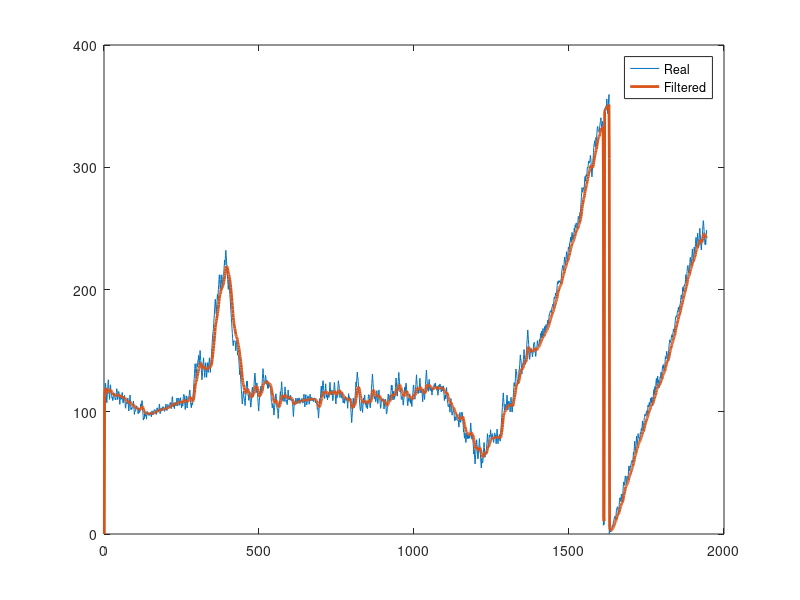
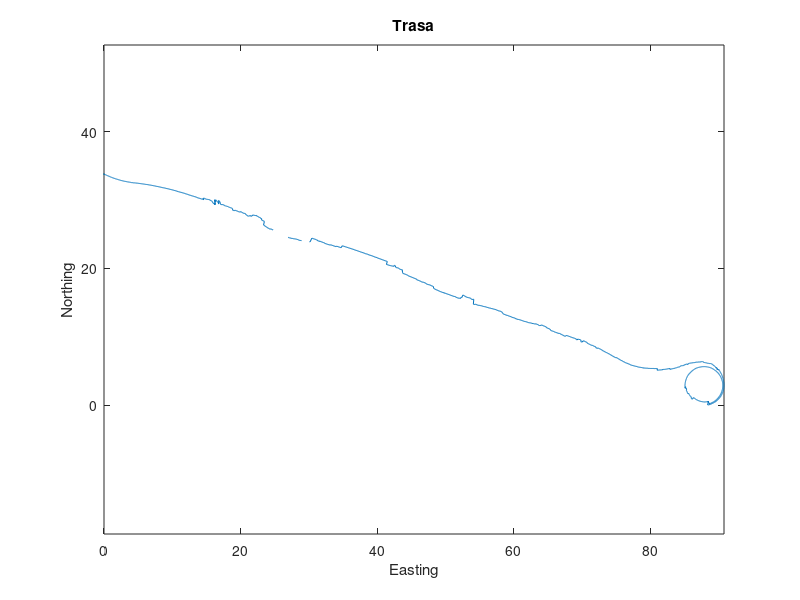
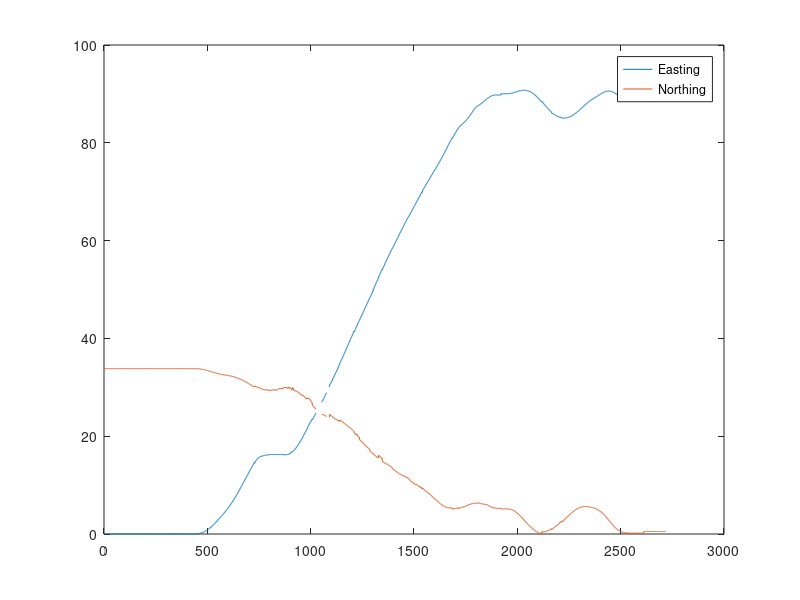

Reproduce these figures in MATLAB, in order.
%%
close all
clear all
load log1.mat

% liczba probek uzywanych do regresji liniowej
n=4;

% wektor wyliczonych katow
yaw=[];

% parametry filtru Kalmana - wariancja W b�dzie zalezna od aktualnej
% dokladnosci
W = 3; % wariancja Yaw
V = 0.05; % wariancja procesowa

% Model stanowy
A = 1;
C = 1;

% Poczatkowe wartosci filtru
P0 = 360;
x_0 = 0;
x_pri_model_1 = x_0;
Ppri = P0;
x_post = x_0;
Ppost = P0;
filtered_yaw = x_0;

%km/h
velocity=10; % aktualna pr�dkosc - jest liczona z enkoderow
vel_deviation=10; % dokladnosc wyznaczenia predkosci
front_wheel=0; % kat skrecenia kol
yaw_max_vel = 4; % maksymalna predkosc katowa
dist_threshold = 0.03; % minimalny dystans przejechany przez EVE aby estymacja kata miala sens

min_delta=((velocity-vel_deviation)*1000/(3600*20))*n;
if min_delta < dist_threshold
    min_delta = dist_threshold;
end
max_delta=((velocity+vel_deviation)*1000/(3600*20))*n;

full_rotations=0;

num=1;
for i=1:length(easting)-n
    
    % Wybor n probek z loga - w czasie rzeczywistym wymagany b�dzie rejestr
    % przesuwny.
    north=northing(i:i+n-1);
    east=easting(i:i+n-1);
    
    % Sprowadzenie do poczatku uk�adu celem unikniecia bledow numerycznych
    north=north-min(north);
    east=east-min(east);
    
    % Dystans przejechany przez EVE liczony z ostatnich n probek
    vect_lenght(i)=sqrt((max(north)-min(north))^2 + (max(east)-min(east))^2);
    
    % Sprawdzamy czy EVE przejechala minimalny dystans i czy nie wystapil
    % blad gruby - jesli tak - nie wyliczamy kata.
    if vect_lenght(i) > min_delta &&  vect_lenght(i) < max_delta && status(i)~=-1
        
        % Funkcja zwracajaca wspolczynniki prostej regresji
        p=polyfit(north,east,1);
        
        % Nachylenie prostej jest liczone od wschodu ( X - easting )
        % Podajemy wartosc kata od 0 do 2pi - a wiec musimy rozpoznawac
        % cwiartke zeby okreslic zarowno zwrot jak i kierunek EVE
        yaw_temp(num) = rad2deg(atan(p(1)));
        if north(1) < north(n) && east(1) < east(n) && (0 < rad2deg(atan(p(1)))) && ( rad2deg(atan(p(1))) < 90)
            % I cwiartka
            yaw(num) = rad2deg(atan(p(1)));
        elseif north(1) < north(n) && east(1) > east(n) && (-90 < rad2deg(atan(p(1)))) && (rad2deg(atan(p(1))) < 0)
            % IV cwiartka
            yaw(num) = rad2deg(atan(p(1)))+360;
        elseif north(1) > north(n) && east(1) > east(n) && (0 < rad2deg(atan(p(1)))) && (rad2deg(atan(p(1))) < 90)
            % III cwiartka
            yaw(num) = rad2deg(atan(p(1)))+180;
        elseif north(1) > north(n) && east(1) < east(n) && (-90 < rad2deg(atan(p(1)))) && ( rad2deg(atan(p(1))) < 0)
            % II cwiartka
            yaw(num) = rad2deg(atan(p(1)))+180;
        elseif p(1) == Inf
            yaw(num) = 90;
        elseif p(1) == -Inf
            yaw(num) = 270;
        elseif num>1
            yaw(num) = yaw(num-1);
        end
        
        
        if num > 1
            
            if (abs(yaw(num)-yaw(num-1)) > yaw_max_vel) && abs(yaw(num)-yaw(num-1))<310 
                if yaw(num) >= yaw(num-1)
                    yaw(num) = yaw(num-1)+yaw_max_vel;
                else
                    yaw(num) = yaw(num-1)-yaw_max_vel;
                end
            end
            
            
            
            % Filtr Kalmana
            % predykcja
            x_pri_model_1(num) = A*x_post;
            Ppri = A*Ppost*A' + V;
            
            %korekcja
            eps_model = yaw(num) - C*x_pri_model_1(num);
            Hist_eps_model(num) = eps_model;
            S = C*Ppri*C' + W;
            K = Ppri*C'*S^(-1);
            Hist_S(num) = S;
            Hist_K(num) = K;
            x_post = x_pri_model_1(num) + K*eps_model;
            Ppost = Ppri - K*S*K';
            filtered_yaw(num) = x_post;
            if abs(eps_model) > 300
                Ppri = 360;
                Ppost = 360;
            end
        end
        num=num+1;
        
    end
    
end

figure(1)
plot(yaw);
hold on
plot(filtered_yaw,'LineWidth',2)
legend('Real','Filtered');

figure(2)
plot(easting-min(easting),northing-min(northing));
title('Trasa');
xlabel('Easting');
ylabel('Northing');
axis equal

figure(3)
plot(easting-min(easting));
hold on
plot(northing-min(northing));
hold off
legend('Easting','Northing');

%%

